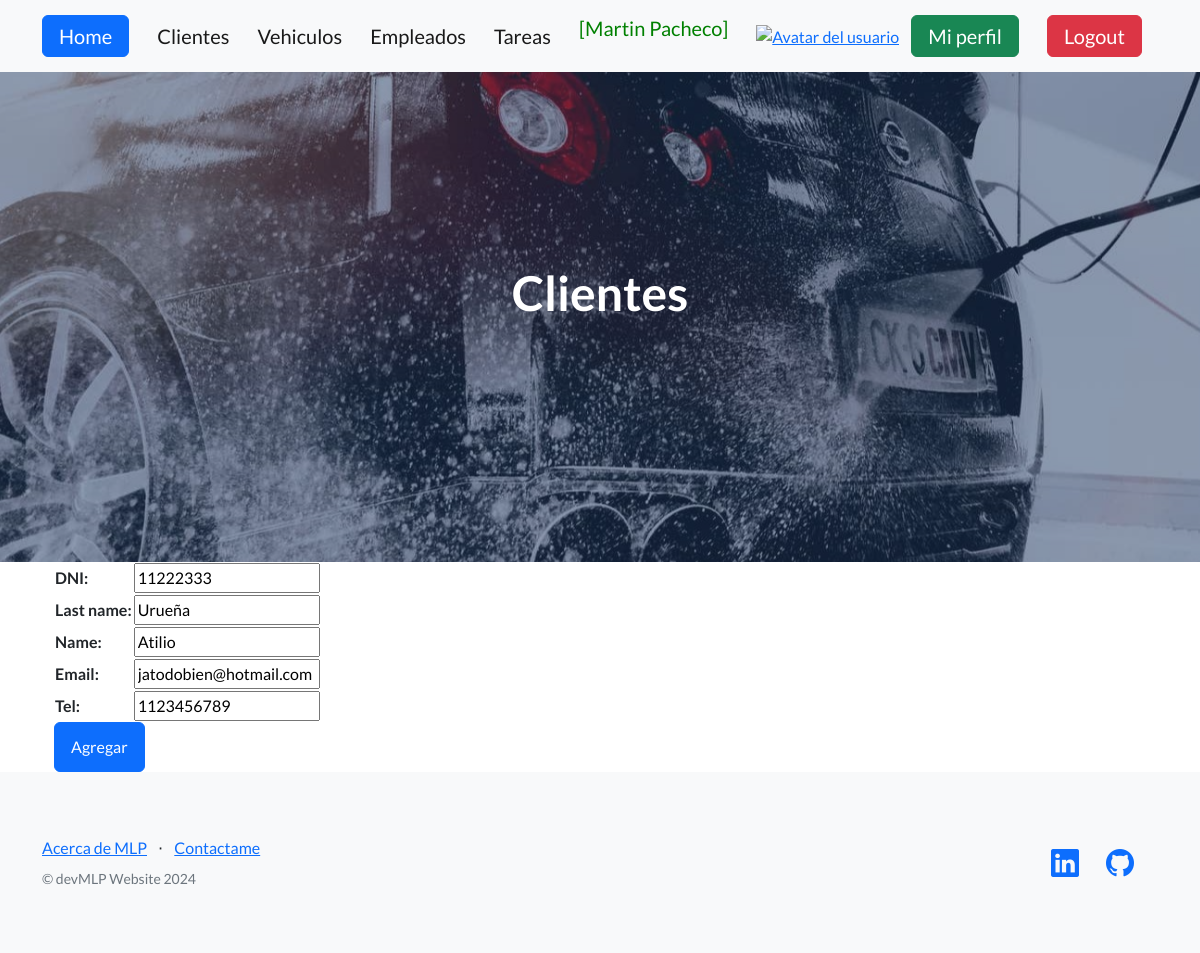
Screenshot of /update/client/1/ (signed in) with the database file from the repository.
### myapp/models.py (models this page shows, shortened)
class Client(models.Model):
    DNI = models.CharField(max_length=8, unique=True)
    last_name = models.CharField(max_length=80)
    name = models.CharField(max_length=80)
    email = models.EmailField()
    tel = models.CharField(max_length=10)
    class Meta:
        ordering = ["last_name"]

### myapp/views.py (the view)
class UpdateClient(LoginRequiredMixin, UpdateView):
    model = Client
    fields = ["DNI", "last_name", "name", "email", "tel"]
    success_url = reverse_lazy("clients")

### myapp/templates/myapp/client_form.html (shortened to what this page needs)
{% extends 'myapp/client_list.html' %}
{% block content %}
  <form action="" method="POST">
    <table>{{ form.as_table }}</table>
    <input class="btn btn-primary" type="submit" value="Agregar" />
  </form>
{% endblock %}

### myapp/templates/myapp/index.html (shortened to what this page needs)
<!DOCTYPE html>
<html lang="es">
  <head>
    {% load static %}
    <link href="https://cdn.jsdelivr.net/npm/bootstrap-icons@1.5.0/font/bootstrap-icons.css" rel="stylesheet" type="text/css" />
    <link href="{% static 'css/styles.css' %}" rel="stylesheet" />
    <link rel="stylesheet" href="https://cdnjs.cloudflare.com/ajax/libs/font-awesome/6.4.0/css/all.min.css" />
  </head>
  <body>
    <nav class="navbar navbar-light bg-light static-top">
      <div class="container">
        <a class="navbar-brand btn btn-primary text-white" href="{% url 'home' %}">Home</a>
        {% if user.is_authenticated %}
          <a class="navbar-brand" href="{% url 'clients' %}">Clientes</a>
          <a class="navbar-brand" href="{% url 'vehicles' %}">Vehiculos</a>
          <a class="navbar-brand" href="{% url 'employees' %}">Empleados</a>
          <a class="navbar-brand" href="{% url 'tasks' %}">Tareas</a>
          <div class="navbar-brand d-flex">
            <p class="text-center" style="color:green">[{{ user.first_name }} {{ user.last_name }}]</p>
          </div>
          <div class="text-center">
            <a href="{% url 'add-avatar' %}"><img src="{{ request.session.avatar }}" height="40px" width="40px" alt="Avatar del usuario" /></a>
          </div>
          <a class="navbar-brand btn btn-success text-white" href="{% url 'profile' %}">Mi perfil</a>
          <form action="{% url 'logout' %}" method="post">
            <button class="btn btn-danger navbar-brand text-white" type="submit">Logout</button>
          </form>
        {% else %}
          <a class="navbar-brand btn btn-primary text-white" href="{% url 'login' %}">Login</a>
          <a class="navbar-brand btn btn-success text-white" href="{% url 'register' %}">Registrarse</a>
        {% endif %}
      </div>
    </nav>
    <header class="masthead">
      <div class="container position-relative">
        <div class="row justify-content-center">
          <div class="col-xl-6">
            <div class="text-center text-white">
              {% block title %}{% endblock %}
            </div>
          </div>
        </div>
      </div>
    </header>
    <div class="container px-4">
      {% block content %}
      {% endblock %}
    </div>
    <footer class="footer bg-light">
      <div class="container">
        <div class="row">
          <div class="col-lg-6 h-100 text-center text-lg-start my-auto">
            <ul class="list-inline mb-2">
              <li class="list-inline-item">
                <a href="{% url 'about-me' %}">Acerca de MLP</a>
              </li>
              <li class="list-inline-item">⋅</li>
              <li class="list-inline-item">
                <a href="#!">Contactame</a>
              </li>
            </ul>
            <p class="text-muted small mb-4 mb-lg-0">&copy; devMLP Website 2024</p>
          </div>
          <div class="col-lg-6 h-100 text-center text-lg-end my-auto">
            <ul class="list-inline mb-0">
              <li class="list-inline-item me-4">
                <a href="https://www.linkedin.com/in/martinlpacheco" target="_blank"><i class="bi-linkedin fs-3"></i></a>
              </li>
              <li class="list-inline-item me-4">
                <a href="https://www.github.com/martinlpc" target="_blank"><i class="bi-github fs-3"></i></a>
              </li>
            </ul>
          </div>
        </div>
      </div>
    </footer>
  </body>
</html>

### rows the page displays
Client: DNI "11222333", last_name "Urueña", name "Atilio", email "jatodobien@hotmail.com", tel "1123456789"

### other values shown
{{ user.first_name }} "Martin"
{{ user.last_name }} "Pacheco"
